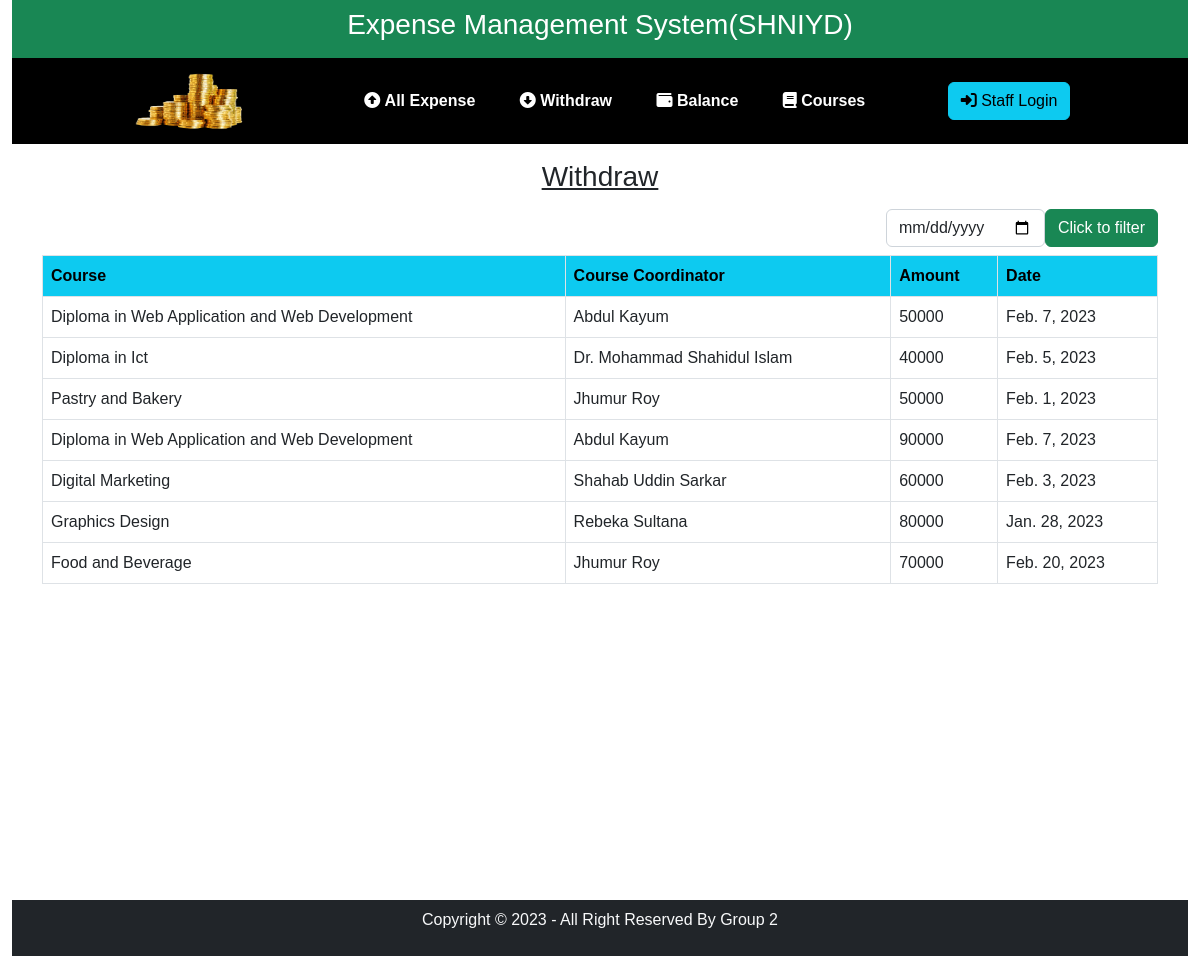
The app's page /withdraw/, older data.
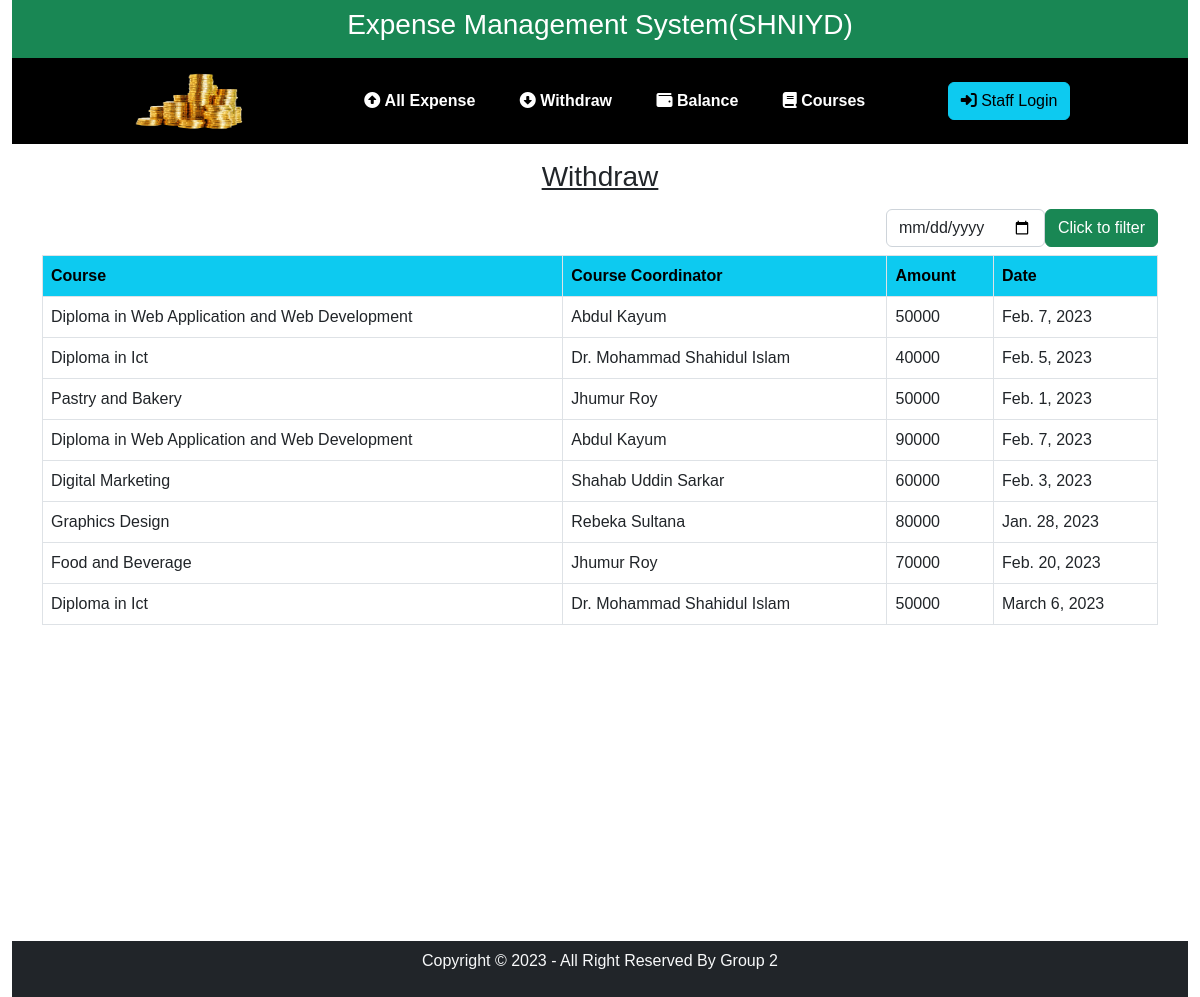
The same page, newer data.
### ExpenseApp/models.py (models this page shows)
class Withdraw(models.Model):
    withdraw_id=models.IntegerField(default=0)
    course_id=models.ForeignKey(Course,on_delete=models.CASCADE)
    cordinator_id=models.ForeignKey(Cordinator,on_delete=models.CASCADE)
    amount=models.IntegerField(default=0)
    date=models.DateField()

class Course(models.Model):
    course_id=models.IntegerField(default=0)
    course_name=models.CharField(max_length=100)
    course_duration= models.CharField(max_length=20)
    def __str__(self):
        return self.course_name

class Cordinator(models.Model):
    cordinator_id=models.IntegerField(default=0)
    cordinator_name=models.CharField(max_length=50)
    cordinator_deg=models.CharField(max_length=50)
    cordinator_nid=models.IntegerField(default=0)
    def __str__(self):
        return self.cordinator_name

### ExpenseApp/views.py (the view, shortened to what this page needs)
# urls.py: path('withdraw/', views.Withdraws,name='withdraw'),
def Withdraws(request):
    withdraw = Withdraw.objects.all()
    return render(request,'expenseApp/withdraw.html',{'withdraw':withdraw})

### templates/expenseApp/withdraw.html (shortened to what this page needs)
{% extends 'expenseApp/base.html'%}
{% block content %}
<div class="container">
<div class="text-center py-2">
    <h3 class="text-center py-2 text-decoration-underline">Withdraw</h3>
    <form class="d-flex justify-content-end align-items-center" action="" method="post">
            <input id="date" type="date" class="form-control" name="date" style="width: fit-content;">
            <input type="submit" value="Click to filter" class="btn btns btn-success">
    </form>
</div>
    <table class="table table-bordered table-hover">
        <tr class="text-bg-info">
            <th>Course</th>
            <th>Course Coordinator</th>
            <th>Amount</th>
            <th>Date</th>
        </tr>
        {% for x in withdraw %}
        <tr>
            <td class="courseId">{{x.course_id}}</td>
            <td class="cordinatorId">{{x.cordinator_id}}</td>
            <td class="amount">{{x.amount}}</td>
            <td class="withdrawDate">{{x.date}}</td>
        </tr>
        {% endfor %}
    </table>
</div>
{% endblock %}

### templates/expenseApp/base.html (shortened to what this page needs)
{% load static %}
<!DOCTYPE html>
<html lang="en">
  <head>
    <link
      href="https://cdn.jsdelivr.net/npm/remixicon@2.5.0/fonts/remixicon.css"
      rel="stylesheet"
    />
    <link rel="stylesheet" href="https://cdn.jsdelivr.net/npm/bootstrap@5.2.3/dist/css/bootstrap.min.css" />
    <link rel="stylesheet" href="{% static 'css/style.css'%}" />
  </head>
  <body>
    <div class="container-fluid">
      <div class="text-bg-success text-center py-2">
        <h3> Expense Management System(SHNIYD) </h3>
    </div>
    <div class="main">
      <nav>
        <a href="/"><img width="120px" src="{% static './images/icon.png' %}" height="60px" alt="logo"/></a>
          <ul class="mt-3">
          <li><a href="{% url 'home' %}"><i class="fa-solid fa-circle-up"></i>&nbsp;All Expense</a></li>
          <li><a href="{% url 'withdraw' %}"><i class="fa-solid fa-circle-down"></i>&nbsp;Withdraw</a></li>
          <li><a href="{% url 'balance' %}"><i class="fa-solid fa-wallet"></i>&nbsp;Balance</a></li>
          <li><a href="{% url 'course' %}"><i class="fa-solid fa-book"></i>&nbsp;Courses</a></li>
        </ul>
        <a class="btn btn-info" href="/admin"><i class="fa-solid fa-right-to-bracket"></i>&nbsp;Staff Login</a>
      </nav>
      {% block content %}
      {% endblock %}
    </div>
    <footer class="text-center py-2 bg-dark text-light ">
          <p>Copyright &copy; 2023 - All Right Reserved By Group 2</p>
      </div>
  </body>
</html>

### static/css/style.css (style rules this page uses)
* { padding: 0; margin: 0; box-sizing: border-box; font-family: "josefin sans", sans-serif; }
.main { width: 100%; padding-bottom: 100px; }
nav { display: flex; align-items: center; justify-content: space-between; padding: 5px 0; padding-left: 10%; padding-right: 10%; background: #000; }
nav ul li { list-style-type: none; display: inline-block; padding: 10px 20px; }
nav ul li a { color: #fff; text-decoration: none; font-weight: bold; }
footer { margin-top: 200px; background-color: #2c272eed; color: #fff; }
ul li a { text-decoration: underline; color: #fff; font-size: 16px; line-height: 2px; }

Row changes from the older to the newer data that the page shows:
added Withdraw: course_id "Diploma in Ict", cordinator_id "Dr. Mohammad Shahidul Islam", amount "50000", date "March 6, 2023"
